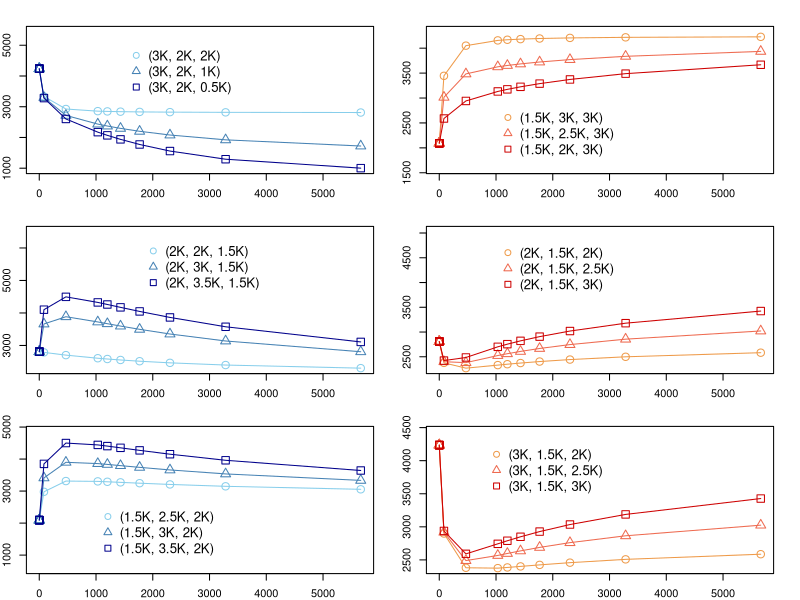

Reproduce this figure in R.
# AUTHOR:   JING JIAO & MICHAEL H. CORTEZ
# DATE:     February 2022
# PURPOSE:  Simulate relationships between specialist and generalist infectious propagule
#           densities for scenarios S1-S6

# INPUTS:   Parameters for each host and pathogen

# METHOD:   Step 1: Define equations for ODE model
#           Step 2: Define global simulation parameters
#           Step 3: Compute equilibria for each scenario
#           Step 4: Plot P1-P2 relationships

# OUTPUTS:  Equilibrium values at different delta2 values (generalist degradation rate)
#           

rm(list=ls()) 

library(deSolve)

#########################################################################
### STEP 1: DEFINE EQUATIONS FOR ODE MODEL

DiffEqns <- function(t, inits, parameters) {
  with(as.list(c(inits, parameters)), {                                           
    dI_F_1 <- beta_F_1 * (N_F - I_F_1 - I_F_2 - I_F_12 - I_F_21) * P1 - beta_F_12 * I_F_1 * P2 - m_F_1 * I_F_1  #Focal host singly-infected by specialist
    dI_F_2 <- beta_F_2 * (N_F - I_F_1 - I_F_2 - I_F_12 - I_F_21) * P2 - beta_F_21 * I_F_2 * P1 - m_F_2 * I_F_2  #Focal host singly-infected by generalist
    dI_A_2 <- beta_A_2 * (N_A - I_A_2) * P2 - m_A_2 * I_A_2 #Alternative host singly-infected by generalist
    dI_F_12 <- beta_F_12 * I_F_1 * P2 - m_F_12 * I_F_12 #Focal host co-infected by specialist first
    dI_F_21 <- beta_F_21 * I_F_2 * P1 - m_F_21 * I_F_21 #Focal host co-infected by specialist second
    dP1 <- chi_F_1 * I_F_1 + chi_F_12 * I_F_12 + chi_F_21 * I_F_21 - (u_F_1*N_F + u_A_1*N_A) * P1 - delta1 * P1  #Specialist infectious propagule density
    dP2 <- phi_A_2 * I_A_2 + phi_F_2 * I_F_2 + phi_F_12 * I_F_12 + phi_F_21 * I_F_21 - (u_F_2*N_F + u_A_2*N_A) * P2 - delta2 * P2  #Generalist infectious propagule density
    list(c(dI_F_1, dI_F_2, dI_A_2, dI_F_12, dI_F_21, dP1, dP2))
  })
}

#########################################################################
### STEP 2: DEFINE GLOBAL SIMULATION PARAMETERS

# Run each simulation for 5000 time units
t_final <- 5000  
times <- seq(0, t_final, by = 1)

# Initial conditions for simulations
initial_conditions <- c(I_F_1 = 0, I_F_2 = 0, I_A_2 = 0, I_F_12 = 0, I_F_21 = 0, P1 = 10, P2 = 10)

# Values of generalist degradation rate
delta2_vals <- c(800000, 600000, 550000, 500000, 450000, 400000, 300000, 200000, 100000, 50000, 25000, 12500, 6000, 3000, 1500, 750, 700, 650, 600, 550, 500, 450, 400, 350, 300, 250, 200, 150, 100)

# Parameters shared across simulations
parameters_shared<-c(
      N_F = 200,
      N_A = 200,

      beta_F_2 <- 0.01, 
      beta_F_1 <- 0.01, 
      beta_F_12 <- 0.01,
      beta_F_21 <- 0.01,
      beta_A_2 <- 0.01,

      m_F_1 <- 0.5, 
      m_F_2 <- 0.5,  
      m_F_12 <- 0.5,
      m_F_21 <- 0.5, 
      m_A_2 <- 0.5,
      
      phi_F_2 <- 2000,
      phi_F_12 <- 2000,
      phi_F_21 <- 2000,
      phi_A_2 <- 2000,

      u_F_1 <- 0.1, 
      u_A_1 <- 0.1,
      u_F_2<- 0.1,
      u_A_2 <- 0.1,
      delta1 <- 100
    )

#########################################################################
### Step 3: COMPUTE EQUILIBRIA FOR EACH SCENARIO


##########################
## SCENARIO S1 
# Parameter values
chi_F_1_vals = c(3000, 3000, 3000)
chi_F_12_vals = c(2000, 2000, 2000)
chi_F_21_vals = c(2000, 1000, 500) 

record1 <- data.frame(NULL)
record2 <- data.frame(NULL)

for(h in 1:length(chi_F_12_vals))
{
  I_F_1.eq <- c()
  I_F_2.eq <- c()
  I_A_2.eq <- c()
  I_F_12.eq <- c()
  I_F_21.eq <- c()
  P1.eq <- c()
  P2.eq <- c()
  
  for(i in 1:length(delta2_vals))
  {
    parameters <- c(
      parameters_shared,
      chi_F_1 <- chi_F_1_vals[h], 
      chi_F_12 <- chi_F_12_vals[h],
      chi_F_21 <- chi_F_21_vals[h],
      delta2 <- delta2_vals[i]
    )   
    out <- ode(y = initial_conditions, times = times, func = DiffEqns, parms = parameters)
    
    I_F_1.eq[i] <- out[t_final+1, 2]
    I_F_2.eq[i] <- out[t_final+1, 3]
    I_A_2.eq[i] <- out[t_final+1, 4]
    I_F_12.eq[i] <- out[t_final+1, 5]
    I_F_21.eq[i] <- out[t_final+1, 6]
    P1.eq[i] <- out[t_final+1, 7]
    P2.eq[i] <- out[t_final+1, 8]
  }
  
  ## save propagule densities
  dd1 <- P1.eq
  record1 <- rbind(record1,dd1)
  
  dd2 <- P2.eq
  record2 <- rbind(record2,dd2)
}


colnames(record1)<- NULL 
colnames(record2)<- NULL

ScenarioS1_P1 <- record1
ScenarioS1_P2<-record2


##########################
## SCENARIO S2 
# Parameter values
chi_F_1_vals = c(2000, 2000, 2000)
chi_F_12_vals = c(2000, 3000, 3500)
chi_F_21_vals = c(1500, 1500, 1500) 

record1 <- data.frame(NULL)
record2 <- data.frame(NULL)

for(h in 1:length(chi_F_12_vals))
{
  I_F_1.eq <- c()
  I_F_2.eq <- c()
  I_A_2.eq <- c()
  I_F_12.eq <- c()
  I_F_21.eq <- c()
  P1.eq <- c()
  P2.eq <- c()
  
  for(i in 1:length(delta2_vals))
  {
    parameters <- c(
      parameters_shared,
      chi_F_1 <- chi_F_1_vals[h], 
      chi_F_12 <- chi_F_12_vals[h],
      chi_F_21 <- chi_F_21_vals[h],
      delta2 <- delta2_vals[i]
    )    
    out <- ode(y = initial_conditions, times = times, func = DiffEqns, parms = parameters)
    
    I_F_1.eq[i] <- out[t_final+1, 2]
    I_F_2.eq[i] <- out[t_final+1, 3]
    I_A_2.eq[i] <- out[t_final+1, 4]
    I_F_12.eq[i] <- out[t_final+1, 5]
    I_F_21.eq[i] <- out[t_final+1, 6]
    P1.eq[i] <- out[t_final+1, 7]
    P2.eq[i] <- out[t_final+1, 8]
  }
  
  ## save propagule densities
  dd1 <- P1.eq
  record1 <- rbind(record1,dd1)
  
  dd2 <- P2.eq
  record2 <- rbind(record2,dd2)
}


colnames(record1)<- NULL 
colnames(record2)<- NULL

ScenarioS2_P1 <- record1
ScenarioS2_P2<-record2

##########################
## SCENARIO S3 
# Parameter values
chi_F_1_vals = c(1500, 1500, 1500)
chi_F_12_vals = c(2500, 3000, 3500)
chi_F_21_vals = c(2000, 2000, 2000) 

record1 <- data.frame(NULL)
record2 <- data.frame(NULL)

for(h in 1:length(chi_F_12_vals))
{
  I_F_1.eq <- c()
  I_F_2.eq <- c()
  I_A_2.eq <- c()
  I_F_12.eq <- c()
  I_F_21.eq <- c()
  P1.eq <- c()
  P2.eq <- c()
  
  for(i in 1:length(delta2_vals))
  {
    parameters <- c(
      parameters_shared,
      chi_F_1 <- chi_F_1_vals[h], 
      chi_F_12 <- chi_F_12_vals[h],
      chi_F_21 <- chi_F_21_vals[h],
      delta2 <- delta2_vals[i]
    )    
    out <- ode(y = initial_conditions, times = times, func = DiffEqns, parms = parameters)
    
    I_F_1.eq[i] <- out[t_final+1, 2]
    I_F_2.eq[i] <- out[t_final+1, 3]
    I_A_2.eq[i] <- out[t_final+1, 4]
    I_F_12.eq[i] <- out[t_final+1, 5]
    I_F_21.eq[i] <- out[t_final+1, 6]
    P1.eq[i] <- out[t_final+1, 7]
    P2.eq[i] <- out[t_final+1, 8]
  }
  
  ## save propagule densities
  dd1 <- P1.eq
  record1 <- rbind(record1,dd1)
  
  dd2 <- P2.eq
  record2 <- rbind(record2,dd2)
}


colnames(record1)<- NULL 
colnames(record2)<- NULL

ScenarioS3_P1 <- record1
ScenarioS3_P2<-record2

##########################
## SCENARIO S4 
# Parameter values
chi_F_1_vals = c(1500, 1500, 1500)
chi_F_12_vals = c(3000, 2500, 2000)
chi_F_21_vals = c(3000, 3000, 3000) 

record1 <- data.frame(NULL)
record2 <- data.frame(NULL)

for(h in 1:length(chi_F_12_vals))
{
  I_F_1.eq <- c()
  I_F_2.eq <- c()
  I_A_2.eq <- c()
  I_F_12.eq <- c()
  I_F_21.eq <- c()
  P1.eq <- c()
  P2.eq <- c()
  
  for(i in 1:length(delta2_vals))
  {
    parameters <- c(
      parameters_shared,
      chi_F_1 <- chi_F_1_vals[h], 
      chi_F_12 <- chi_F_12_vals[h],
      chi_F_21 <- chi_F_21_vals[h],
      delta2 <- delta2_vals[i]
    )   
    out <- ode(y = initial_conditions, times = times, func = DiffEqns, parms = parameters)
    
    I_F_1.eq[i] <- out[t_final+1, 2]
    I_F_2.eq[i] <- out[t_final+1, 3]
    I_A_2.eq[i] <- out[t_final+1, 4]
    I_F_12.eq[i] <- out[t_final+1, 5]
    I_F_21.eq[i] <- out[t_final+1, 6]
    P1.eq[i] <- out[t_final+1, 7]
    P2.eq[i] <- out[t_final+1, 8]
  }
  
  ## save propagule densities
  dd1 <- P1.eq
  record1 <- rbind(record1,dd1)
  
  dd2 <- P2.eq
  record2 <- rbind(record2,dd2)
}


colnames(record1)<- NULL 
colnames(record2)<- NULL

ScenarioS4_P1 <- record1
ScenarioS4_P2<-record2

##########################
## SCENARIO S5 
# Parameter values
chi_F_1_vals = c(2000, 2000, 2000)
chi_F_12_vals = c(1500, 1500, 1500)
chi_F_21_vals = c(2000, 2500, 3000) 

record1 <- data.frame(NULL)
record2 <- data.frame(NULL)

for(h in 1:length(chi_F_12_vals))
{
  I_F_1.eq <- c()
  I_F_2.eq <- c()
  I_A_2.eq <- c()
  I_F_12.eq <- c()
  I_F_21.eq <- c()
  P1.eq <- c()
  P2.eq <- c()
  
  for(i in 1:length(delta2_vals))
  {
    parameters <- c(
      parameters_shared,
      chi_F_1 <- chi_F_1_vals[h], 
      chi_F_12 <- chi_F_12_vals[h],
      chi_F_21 <- chi_F_21_vals[h],
      delta2 <- delta2_vals[i]
    )   
    out <- ode(y = initial_conditions, times = times, func = DiffEqns, parms = parameters)
    
    I_F_1.eq[i] <- out[t_final+1, 2]
    I_F_2.eq[i] <- out[t_final+1, 3]
    I_A_2.eq[i] <- out[t_final+1, 4]
    I_F_12.eq[i] <- out[t_final+1, 5]
    I_F_21.eq[i] <- out[t_final+1, 6]
    P1.eq[i] <- out[t_final+1, 7]
    P2.eq[i] <- out[t_final+1, 8]
  }
  
  ## save propagule densities
  dd1 <- P1.eq
  record1 <- rbind(record1,dd1)
  
  dd2 <- P2.eq
  record2 <- rbind(record2,dd2)
}


colnames(record1)<- NULL 
colnames(record2)<- NULL

ScenarioS5_P1 <- record1
ScenarioS5_P2<-record2

##########################
## SCENARIO S6 
# Parameter values
chi_F_1_vals = c(3000, 3000, 3000)
chi_F_12_vals = c(1500, 1500, 1500)
chi_F_21_vals = c(2000, 2500, 3000) 

record1 <- data.frame(NULL)
record2 <- data.frame(NULL)

for(h in 1:length(chi_F_12_vals))
{
  I_F_1.eq <- c()
  I_F_2.eq <- c()
  I_A_2.eq <- c()
  I_F_12.eq <- c()
  I_F_21.eq <- c()
  P1.eq <- c()
  P2.eq <- c()
  
  for(i in 1:length(delta2_vals))
  {
    parameters <- c(
      parameters_shared,
      chi_F_1 <- chi_F_1_vals[h], 
      chi_F_12 <- chi_F_12_vals[h],
      chi_F_21 <- chi_F_21_vals[h],
      delta2 <- delta2_vals[i]
    )   
    out <- ode(y = initial_conditions, times = times, func = DiffEqns, parms = parameters)
    
    I_F_1.eq[i] <- out[t_final+1, 2]
    I_F_2.eq[i] <- out[t_final+1, 3]
    I_A_2.eq[i] <- out[t_final+1, 4]
    I_F_12.eq[i] <- out[t_final+1, 5]
    I_F_21.eq[i] <- out[t_final+1, 6]
    P1.eq[i] <- out[t_final+1, 7]
    P2.eq[i] <- out[t_final+1, 8]
  }
  
  ## save propagule densities
  dd1 <- P1.eq
  record1 <- rbind(record1,dd1)
  
  dd2 <- P2.eq
  record2 <- rbind(record2,dd2)
}


colnames(record1)<- NULL 
colnames(record2)<- NULL

ScenarioS6_P1 <- record1
ScenarioS6_P2<-record2

###########################################################################
# STEP 4: PLOT P1-P2 RELATIONSHIPS


par(mfrow = c(3, 2))

par(mar = c(2, 2, 2, 2))

plot(
  as.numeric(ScenarioS1_P2[1, seq(1, ncol(ScenarioS1_P2), 2)]),
  ScenarioS1_P1[1, seq(1, ncol(ScenarioS1_P1), 2)],
  lwd = 1,
  cex = 1.5,
  col = "skyblue",
  type = "o",
  pch = 1,
  xlab = "",
  ylab = "",
  ylim = c(
    min(ScenarioS1_P1[1, seq(1, ncol(ScenarioS1_P1), 2)], ScenarioS1_P1[2, seq(1, ncol(ScenarioS1_P1), 2)], ScenarioS1_P1[3, seq(1, ncol(ScenarioS1_P1), 2)]),
    (1200 + max(
      ScenarioS1_P1[1, seq(1, ncol(ScenarioS1_P1), 2)], ScenarioS1_P1[2, seq(1, ncol(ScenarioS1_P1), 2)], ScenarioS1_P1[3, seq(1, ncol(ScenarioS1_P1), 2)]
    ))
  )
)
points(
  as.numeric(ScenarioS1_P2[2, seq(1, ncol(ScenarioS1_P2), 2)]),
  ScenarioS1_P1[2, seq(1, ncol(ScenarioS1_P1), 2)],
  lwd = 1,
  cex = 1.5,
  col = "steelblue",
  type = "o",
  pch = 2
)
points(
  as.numeric(ScenarioS1_P2[3, seq(1, ncol(ScenarioS1_P2), 2)]),
  ScenarioS1_P1[3, seq(1, ncol(ScenarioS1_P1), 2)],
  lwd = 1,
  cex = 1.5,
  col = "blue4",
  type = "o",
  pch = 0
)
legend(
  1500,
  (950 + max(
    ScenarioS1_P1[1, seq(1, ncol(ScenarioS1_P1), 2)], ScenarioS1_P1[2, seq(1, ncol(ScenarioS1_P1), 2)], ScenarioS1_P1[3, seq(1, ncol(ScenarioS1_P1), 2)]
  )),
  legend = c("(3K, 2K, 2K)", "(3K, 2K, 1K)", "(3K, 2K, 0.5K)"),
  col = c("skyblue", "steelblue", "blue4"),
  pch = c(1, 2, 0),
  cex = c(1.2, 1.2, 1.2),
  bty = "n"
)


plot(
  as.numeric(ScenarioS4_P2[1, seq(1, ncol(ScenarioS4_P2), 2)]),
  ScenarioS4_P1[1, seq(1, ncol(ScenarioS4_P1), 2)],
  lwd = 1,
  cex = 1.5,
  type = "o",
  pch = 1,
  col = "tan2",
  xlab = "",
  ylab = "",
  ylim = c((
    -500 + min(ScenarioS4_P1[1, seq(1, ncol(ScenarioS4_P1), 2)], ScenarioS4_P1[2, seq(1, ncol(ScenarioS4_P1), 2)], ScenarioS4_P1[3, seq(1, ncol(ScenarioS4_P1), 2)])
  ), (
    100 + max(ScenarioS4_P1[1, seq(1, ncol(ScenarioS4_P1), 2)], ScenarioS4_P1[2, seq(1, ncol(ScenarioS4_P1), 2)], ScenarioS4_P1[3, seq(1, ncol(ScenarioS4_P1), 2)])
  ))
)
points(
  as.numeric(ScenarioS4_P2[2, seq(1, ncol(ScenarioS4_P2), 2)]),
  ScenarioS4_P1[2, seq(1, ncol(ScenarioS4_P1), 2)],
  lwd = 1,
  cex = 1.5,
  col = "coral2",
  pch = 2,
  type = "o"
)
points(
  as.numeric(ScenarioS4_P2[3, seq(1, ncol(ScenarioS4_P2), 2)]),
  ScenarioS4_P1[3, seq(1, ncol(ScenarioS4_P1), 2)],
  lwd = 1,
  cex = 1.5,
  col = "red3",
  pch = 0,
  type = "o"
)
legend(
  1000,
  (-1300 + max(
    ScenarioS4_P1[1, seq(1, ncol(ScenarioS4_P1), 2)], ScenarioS4_P1[2, seq(1, ncol(ScenarioS4_P1), 2)], ScenarioS4_P1[3, seq(1, ncol(ScenarioS4_P1), 2)]
  )),
  legend = c("(1.5K, 3K, 3K)", "(1.5K, 2.5K, 3K)", "(1.5K, 2K, 3K)"),
  col = c("tan2", "coral2", "red3"),
  pch = c(1, 2, 0),
  cex = c(1.2, 1.2, 1.2),
  bty = "n"
)


plot(
  as.numeric(ScenarioS2_P2[1, seq(1, ncol(ScenarioS2_P2), 2)]),
  ScenarioS2_P1[1, seq(1, ncol(ScenarioS2_P1), 2)],
  lwd = 1,
  cex = 1.5,
  col = "skyblue",
  type = "o",
  pch = 1,
  xlab = "",
  ylab = "",
  ylim = c(
    min(ScenarioS2_P1[1, seq(1, ncol(ScenarioS2_P1), 2)], ScenarioS2_P1[2, seq(1, ncol(ScenarioS2_P1), 2)], ScenarioS2_P1[3, seq(1, ncol(ScenarioS2_P1), 2)]),
    (2000 + max(
      ScenarioS2_P1[1, seq(1, ncol(ScenarioS2_P1), 2)], ScenarioS2_P1[2, seq(1, ncol(ScenarioS2_P1), 2)], ScenarioS2_P1[3, seq(1, ncol(ScenarioS2_P1), 2)]
    ))
  )
)
points(
  as.numeric(ScenarioS2_P2[2, seq(1, ncol(ScenarioS2_P2), 2)]),
  ScenarioS2_P1[2, seq(1, ncol(ScenarioS2_P1), 2)],
  lwd = 1,
  cex = 1.5,
  col = "steelblue",
  pch = 2,
  type = "o"
)
points(
  as.numeric(ScenarioS2_P2[3, seq(1, ncol(ScenarioS2_P2), 2)]),
  ScenarioS2_P1[3, seq(1, ncol(ScenarioS2_P1), 2)],
  lwd = 1,
  cex = 1.5,
  col = "blue4",
  pch = 0,
  type = "o"
)
legend(
  1800,
  (1900 + max(
    ScenarioS2_P1[1, seq(1, ncol(ScenarioS2_P1), 2)], ScenarioS2_P1[2, seq(1, ncol(ScenarioS2_P1), 2)], ScenarioS2_P1[3, seq(1, ncol(ScenarioS2_P1), 2)]
  )),
  legend = c("(2K, 2K, 1.5K)", "(2K, 3K, 1.5K)", "(2K, 3.5K, 1.5K)"),
  col = c("skyblue", "steelblue", "blue4"),
  pch = c(1, 2, 0),
  cex = c(1.2, 1.2, 1.2),
  bty = "n"
)

plot(
  as.numeric(ScenarioS5_P2[1, seq(1, ncol(ScenarioS5_P2), 2)]),
  ScenarioS5_P1[1, seq(1, ncol(ScenarioS5_P1), 2)],
  lwd = 1,
  cex = 1.5,
  type = "o",
  pch = 1,
  col = "tan2",
  xlab = "",
  ylab = "",
  ylim = c(
    min(ScenarioS5_P1[1, seq(1, ncol(ScenarioS5_P1), 2)], ScenarioS5_P1[2, seq(1, ncol(ScenarioS5_P1), 2)], ScenarioS5_P1[3, seq(1, ncol(ScenarioS5_P1), 2)]),
    (1600 + max(
      ScenarioS5_P1[1, seq(1, ncol(ScenarioS5_P1), 2)], ScenarioS5_P1[2, seq(1, ncol(ScenarioS5_P1), 2)], ScenarioS5_P1[3, seq(1, ncol(ScenarioS5_P1), 2)]
    ))
  )
)
points(
  as.numeric(ScenarioS5_P2[2, seq(1, ncol(ScenarioS5_P2), 2)]),
  ScenarioS5_P1[2, seq(1, ncol(ScenarioS5_P1), 2)],
  lwd = 1,
  cex = 1.5,
  col = "coral2",
  pch = 2,
  type = "o"
)
points(
  as.numeric(ScenarioS5_P2[3, seq(1, ncol(ScenarioS5_P2), 2)]),
  ScenarioS5_P1[3, seq(1, ncol(ScenarioS5_P1), 2)],
  lwd = 1,
  cex = 1.5,
  col = "red3",
  pch = 0,
  type = "o"
)
legend(
  1000,
  (1500 + max(
    ScenarioS5_P1[1, seq(1, ncol(ScenarioS5_P1), 2)], ScenarioS5_P1[2, seq(1, ncol(ScenarioS5_P1), 2)], ScenarioS5_P1[3, seq(1, ncol(ScenarioS5_P1), 2)]
  )),
  legend = c("(2K, 1.5K, 2K)", "(2K, 1.5K, 2.5K)", "(2K, 1.5K, 3K)"),
  col = c("tan2", "coral2", "red3"),
  pch = c(1, 2, 0),
  cex = c(1.2, 1.2, 1.2),
  bty = "n"
)


plot(
  as.numeric(ScenarioS3_P2[1, seq(1, ncol(ScenarioS3_P2), 2)]),
  ScenarioS3_P1[1, seq(1, ncol(ScenarioS3_P1), 2)],
  lwd = 1,
  cex = 1.5,
  type = "o",
  col = "skyblue",
  pch = 1,
  xlab = "",
  ylab = "",
  ylim = c((
    -1500 + min(ScenarioS3_P1[1, seq(1, ncol(ScenarioS3_P1), 2)], ScenarioS3_P1[2, seq(1, ncol(ScenarioS3_P1), 2)], ScenarioS3_P1[3, seq(1, ncol(ScenarioS3_P1), 2)])
  ), (
    350 + max(ScenarioS3_P1[1, seq(1, ncol(ScenarioS3_P1), 2)], ScenarioS3_P1[2, seq(1, ncol(ScenarioS3_P1), 2)], ScenarioS3_P1[3, seq(1, ncol(ScenarioS3_P1), 2)])
  ))
)
points(
  as.numeric(ScenarioS3_P2[2, seq(1, ncol(ScenarioS3_P2), 2)]),
  ScenarioS3_P1[2, seq(1, ncol(ScenarioS3_P1), 2)],
  lwd = 1,
  cex = 1.5,
  col = "steelblue",
  pch = 2,
  type = "o"
)
points(
  as.numeric(ScenarioS3_P2[3, seq(1, ncol(ScenarioS3_P2), 2)]),
  ScenarioS3_P1[3, seq(1, ncol(ScenarioS3_P1), 2)],
  lwd = 1,
  cex = 1.5,
  col = "blue4",
  type = "o",
  pch = 0
)
legend(
  1000,
  (-1800 + max(
    ScenarioS3_P1[1, seq(1, ncol(ScenarioS3_P1), 2)], ScenarioS3_P1[2, seq(1, ncol(ScenarioS3_P1), 2)], ScenarioS3_P1[3, seq(1, ncol(ScenarioS3_P1), 2)]
  )),
  legend = c("(1.5K, 2.5K, 2K)", "(1.5K, 3K, 2K)", "(1.5K, 3.5K, 2K)"),
  col = c("skyblue", "steelblue", "blue4"),
  pch = c(1, 2, 0),
  cex = c(1.2, 1.2, 1.2),
  bty = "n"
)


plot(
  as.numeric(ScenarioS6_P2[1, seq(1, ncol(ScenarioS6_P2), 2)]),
  ScenarioS6_P1[1, seq(1, ncol(ScenarioS6_P1), 2)],
  lwd = 1,
  type = "o",
  pch = 1,
  cex = 1.5,
  col = "tan2",
  xlab = "",
  ylab = "",
  ylim = c(
    min(ScenarioS6_P1[1, seq(1, ncol(ScenarioS6_P1), 2)], ScenarioS6_P1[2, seq(1, ncol(ScenarioS6_P1), 2)], ScenarioS6_P1[3, seq(1, ncol(ScenarioS6_P1), 2)]),
    (200 + max(
      ScenarioS6_P1[1, seq(1, ncol(ScenarioS6_P1), 2)], ScenarioS6_P1[2, seq(1, ncol(ScenarioS6_P1), 2)], ScenarioS6_P1[3, seq(1, ncol(ScenarioS6_P1), 2)]
    ))
  )
)
points(
  as.numeric(ScenarioS6_P2[2, seq(1, ncol(ScenarioS6_P2), 2)]),
  ScenarioS6_P1[2, seq(1, ncol(ScenarioS6_P1), 2)],
  lwd = 1,
  col = "coral2",
  pch = 2,
  type = "o",
  cex = 1.5
)
points(
  as.numeric(ScenarioS6_P2[3, seq(1, ncol(ScenarioS6_P2), 2)]),
  ScenarioS6_P1[3, seq(1, ncol(ScenarioS6_P1), 2)],
  lwd = 1,
  col = "red3",
  pch = 0,
  type = "o",
  cex = 1.5
)
legend(
  800,
  (100 + max(
    ScenarioS6_P1[1, seq(1, ncol(ScenarioS6_P1), 2)], ScenarioS6_P1[2, seq(1, ncol(ScenarioS6_P1), 2)], ScenarioS6_P1[3, seq(1, ncol(ScenarioS6_P1), 2)]
  )),
  legend = c("(3K, 1.5K, 2K)", "(3K, 1.5K, 2.5K)", "(3K, 1.5K, 3K)"),
  col = c("tan2", "coral2", "red3"),
  pch = c(1, 2, 0),
  cex = c(1.2, 1.2, 1.2),
  bty = "n"
)
